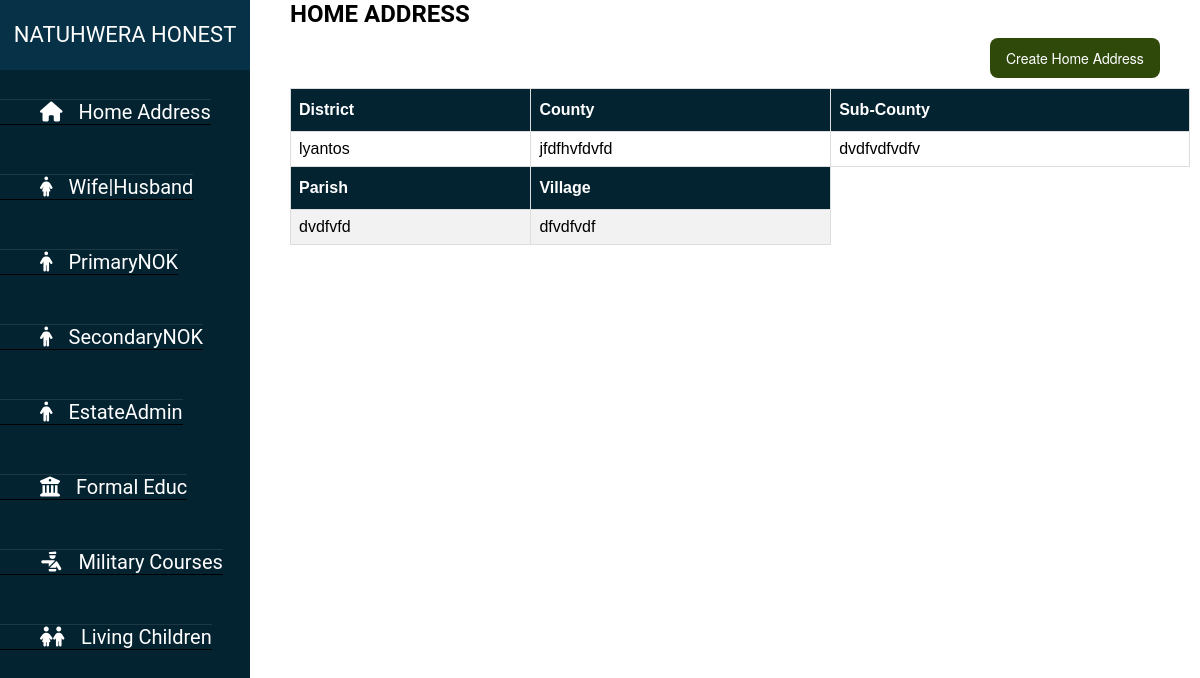
Page /db/details/7/ on the committed database.
### sdrTest/models.py (models this page shows, shortened)
class Soldier(models.Model):
    army_no = models.CharField(max_length=500)
    rank = models.CharField(max_length=500)
    full_names = models.CharField(max_length=500)
    dateOfBirth = models.DateField(null=True,blank=True)
    formal_educ = models.CharField(max_length=500)
    courses_attnd = models.CharField(max_length=500)
    appointment = models.CharField(max_length=500)
    status = models.CharField(max_length=500)
    created = models.DateTimeField(auto_now_add=True)
    user = models.ForeignKey(User,null=True,on_delete=models.CASCADE,related_name='soldiers')

class Address(models.Model):
    district = models.CharField(max_length=500)
    county = models.CharField(max_length=500)
    sub_county = models.CharField(max_length=500)
    parish = models.CharField(max_length=500)
    vilage = models.CharField(max_length=500)
    soldier = models.ForeignKey(Soldier,null=True,on_delete=models.CASCADE)

### sdrTest/views.py (the view)
# urls.py: path('details/<int:id>/',views.displayDetails,name='details'),
def displayDetails(request,id):
    soldier_id = int(id)
    soldierDetails = Soldier.objects.get(id=soldier_id)
    context = {'soldierDetails':soldierDetails}
    return render(request,'sdrTest/details.html',context)

### sdrTest/templates/sdrTest/details.html (shortened to what this page needs)
{% extends 'base_2.html' %}
  {% block content %}
    <h1>HOME ADDRESS</h1>
    <a href="{% url 'addHomeAddress' soldierDetails.id %}"><button class="button-1" role="button">Create Home Address</button></a>
      <table id="customers">
        <tr>
          <th>District</th>
          <th>County</th>
          <th>Sub-County</th>
        </tr>
          {% for child in soldierDetails.address_set.all %}
          <tr>
            <td>{{child.district}}</td>
            <td>{{child.county}}</td>
            <td>{{child.sub_county}}</td>
          </tr>
          <tr>
            <th>Parish</th>
            <th>Village</th>
          </tr>
          <tr>
            <td>{{child.parish}}</td>
            <td>{{child.vilage}}</td>
          </tr>
        {% endfor %}
      </table>
  {% endblock %}

### static/templates/base_2.html (shortened to what this page needs)
{% load static %}
<!DOCTYPE html>
<html>
<head>
	<link rel="stylesheet" type="text/css" href="{% static 'css/style_2.css' %}">
	<link rel="stylesheet" href="https://cdnjs.cloudflare.com/ajax/libs/font-awesome/6.5.1/css/all.min.css" />
</head>
<body>
	<div class="sidebar">
		<header>{{soldierDetails.full_names}}</header>
		<ul>
			<li><a href="{% url 'homeAddress' %}"><i class="fa-solid fa-house"></i>Home Address</a></li>
			<li><a href="{% url 'spouse' %}"><i class="fas fa-female"></i>Wife|Husband</a></li>
			<li><a href="{% url 'pNOK' %}"><i class="fa-solid fa-person"></i>PrimaryNOK</a></li>
			<li><a href="{% url 'sNOK' %}"><i class="fa-solid fa-person"></i>SecondaryNOK</a></li>
			<li><a href="{% url 'estateAdmin' %}"><i class="fa-solid fa-person"></i>EstateAdmin</a></li>
			<li><a href="{% url 'formalEduc' %}"><i class="fas fa-university"></i>Formal Educ</a></li>
			<li><a href="{% url 'militaryCrse' %}"><i class="fa-solid fa-person-military-pointing"></i>Military Courses</a></li>
			<li><a href="{% url 'livingChldrn' %}"><i class="fa-solid fa-children"></i>Living Children</a></li>
		</ul>
	</div>
	<section>
		{% block content %}
		{% endblock %}
	</section>
</body>
</html>

### sdrTest/templates/sdrTest/details.html (style rules this page uses)
.button-1 { background-color: #2f490b; border-radius: 8px; border-style: none; box-sizing: border-box; color: #FFFFFF; cursor: pointer; display: inline-block; font-family: "Haas Grot Text R Web", "Helvetica Neue", Helvetica, Arial, sans-serif; font-size: 14px; font-weight: 500; height: 40px; line-height: 20px; list-style: none; margin: 0; margin-left: 700px; outline: none; padding: 10px 16px; position: relative; text-align: center; text-decoration: none; transition: color 100ms; vertical-align: baseline; user-select: none; -webkit-user-select: none; touch-action: manipulation; }
#customers { font-family: Arial, Helvetica, sans-serif; border-collapse: collapse; width: 100%; }
#customers td, #customers th { border: 1px solid #ddd; padding: 8px; }
#customers tr:nth-child(even) { background-color: #f2f2f2; }
#customers th { padding-top: 12px; padding-bottom: 12px; text-align: left; background-color: #042331; color: white; }

### static/templates/base_2.html (style rules this page uses)
body { font-family: 'Roboto',sans-serif; }
* { margin: 0; padding: 0; list-style: none; text-decoration: none; margin-bottom: 10px; }
.sidebar { position: absolute; left: 0; width: 250px; height: 100%; background: #042331; transition: all .5s ease; color: white; overflow: auto; }
.sidebar header { font-size: 22px; color: white; text-align: center; line-height: 70px; background: #063146; user-select: none; }
.sidebar ul a { height: 100%; width: 100%; line-height: 65px; font-size: 20px; color: white; padding-left: 40px; box-sizing: border-box; border-top: 1px solid rgba(255, 255, 255, .1); border-bottom: 1px solid black; transition: .4s; }
ul li { cursor: pointer; }
.sidebar ul a i { margin-right: 16px; }
section { background-position: center; background-size: cover; height: 100vh; transition: all .5s; padding-left: 290px; padding-right: 10px; }

### rows in the picture
Soldier: full_names "NATUHWERA HONEST"
Address: district "lyantos", county "jfdfhvfdvfd", sub_county "dvdfvdfvdfv", parish "dvdfvfd", vilage "dfvdfvdf"
